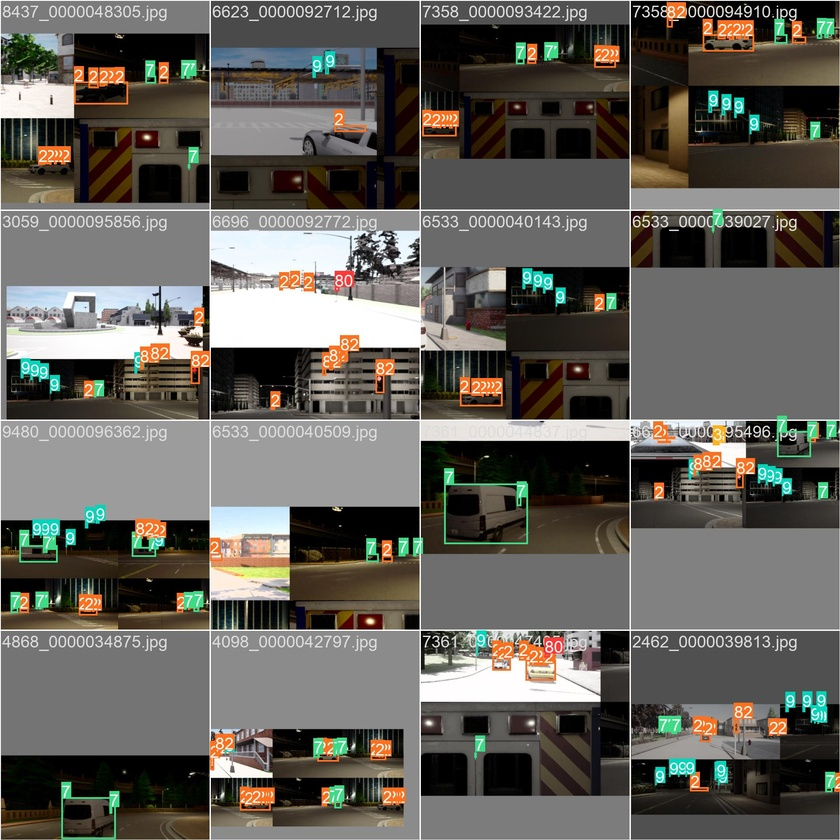
#> input picture runs/detect/v2CarlaCV5/train_batch0.jpg, 840 x 840 px, shrunk from 1920 x 1920 before the run; its folder holds only this picture in this run
$ python -i yolov5_helper.py   (imports and definitions only)
#> lines starting #> are read from the running program, lines starting #| are printed output that depends on the picture; after the words box and inside, x2 and y2 are one past the last pixel; in counts of white or black regions, pixels touching at a corner belong together
#> further down, picture is the input picture: shape (840, 840, 3); mean B, G, R 90.2, 96.5, 99
#> in check_color, `hsv = cv2.cvtColor(img, cv2.COLOR_BGR2HSV)`: hsv: shape (840, 840, 3); mean H, S, V 28, 60.7, 103
#!/usr/bin/python3
import argparse
import os
import time

import cv2
import glob
import sys
from pathlib import Path
import numpy as np
import pandas as pd
import yaml


class YoloConfig:
    rectangle_pixels_min = 150
    color_pixels_min = 30


LABEL_DATAFRAME = pd.DataFrame(columns=['raw_value', 'color', 'coco_names_index'],
                               data=[
                                     [ 4, (220, 20, 60), 0],      #pedestrian
                                     [ 2,   (0,  0,   142),2],    # car
                                     [ 20,   (0,  0,   70),5],    # truck
                                     [ 21,   (0,  0,   230),3],   #  motorcycle
                                     [ 22,   (119,  11,   32),1], #  bicycle
                                     [ 23,   (0,  60,   100),4], #bus
                                     [ 24,   (0,  0,   90),8], #caravan
                                     [18, (250, 170, 30), 6],  #t light
                                     [12, (220, 220,  0), 7], #t sign
                               ])

TL_LIGHT_LABEL = {'DEFAULT': 6,
                  'RED': 10,
                  'GREEN': 9}

LABEL_COLORS = np.array([
    (220, 20, 60),   # Pedestrian
    (0, 0, 142),     # car
    (0, 0, 70),      # truck
    (0, 0, 230),     # Motorcycle
    (119, 11, 32),   # bicycle
    (0, 60, 100),    # bus
    (0, 0, 90),      # caravan
    (220, 220, 0),   # TrafficSign -> COCO INDEX
    (250, 170, 30),  # TrafficLight
])

COCO_NAMES = ['person', 'bicycle', 'car', 'motorcycle', 'bus',  'truck',
              'traffic light', 'traffic sign','caravan', 'traffic light green', 'traffic light red']


def decrease_brightness(img, value=30):
#> called with value = 80
    h, s, v = cv2.split(img)
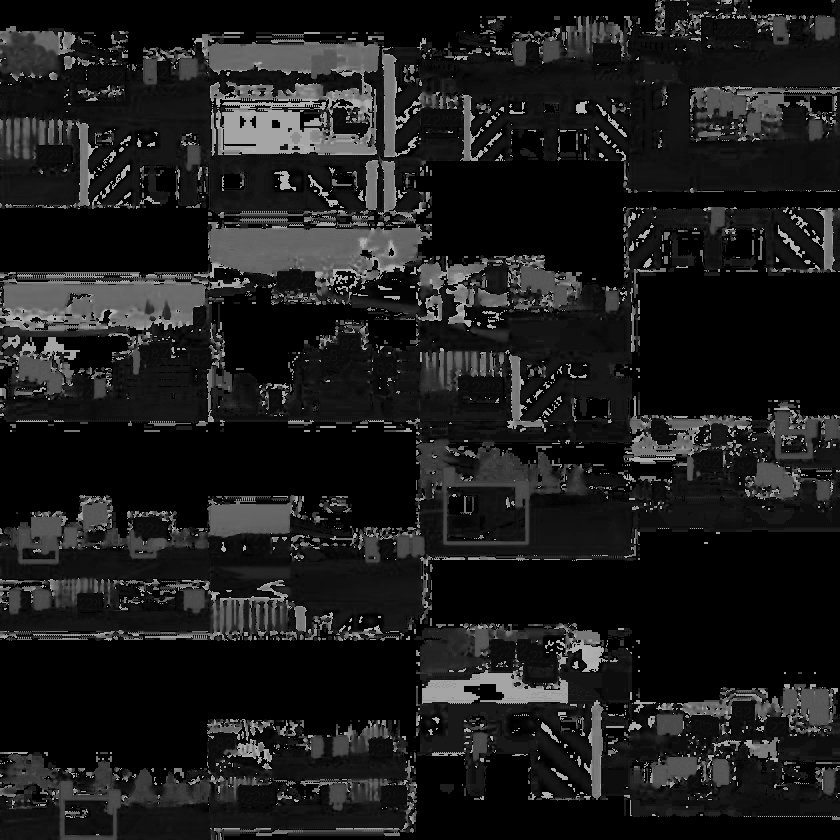
#> h: shape (840, 840); min 0, max 179, mean 28
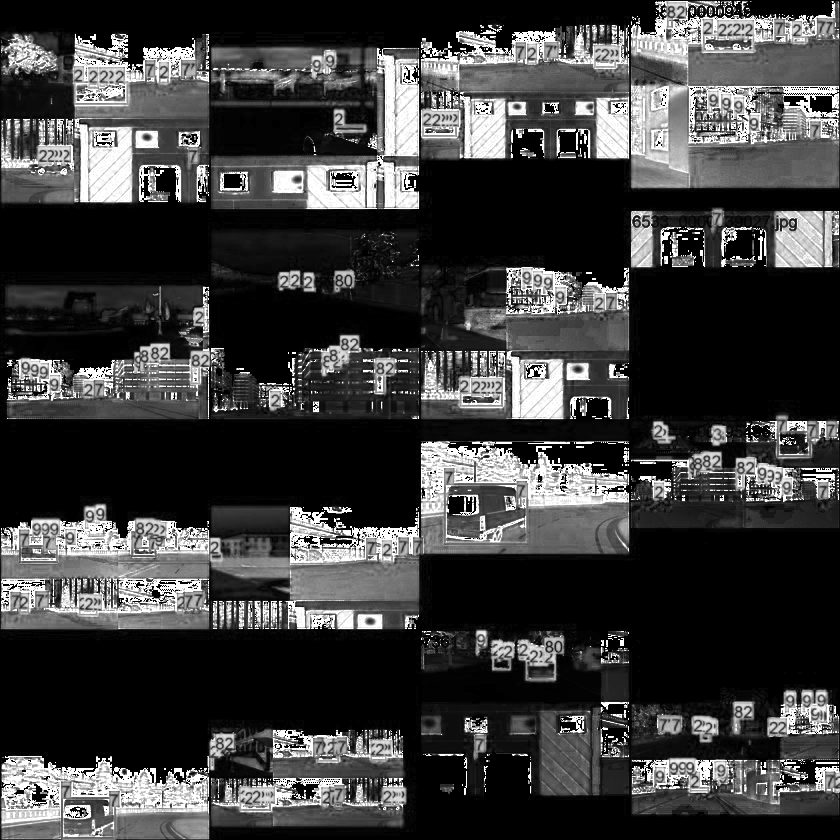
#> s: shape (840, 840); min 0, max 255, mean 60.7
    lim = 0 + value
    v[v < lim] = lim
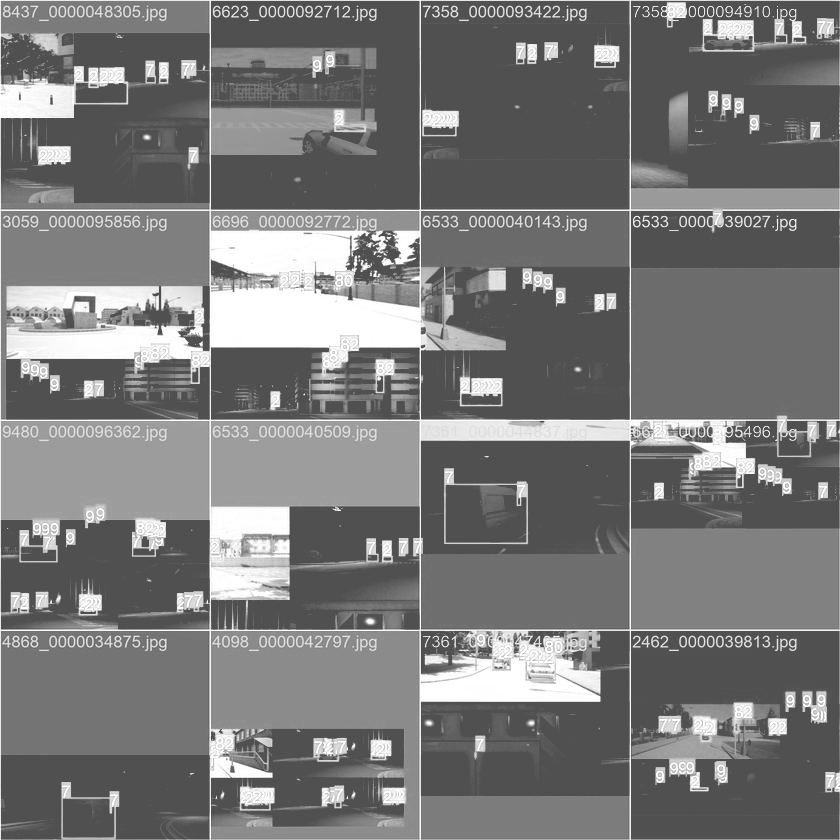
#> v: shape (840, 840); min 80, max 255, mean 120.9
    v[v >= lim] -= lim
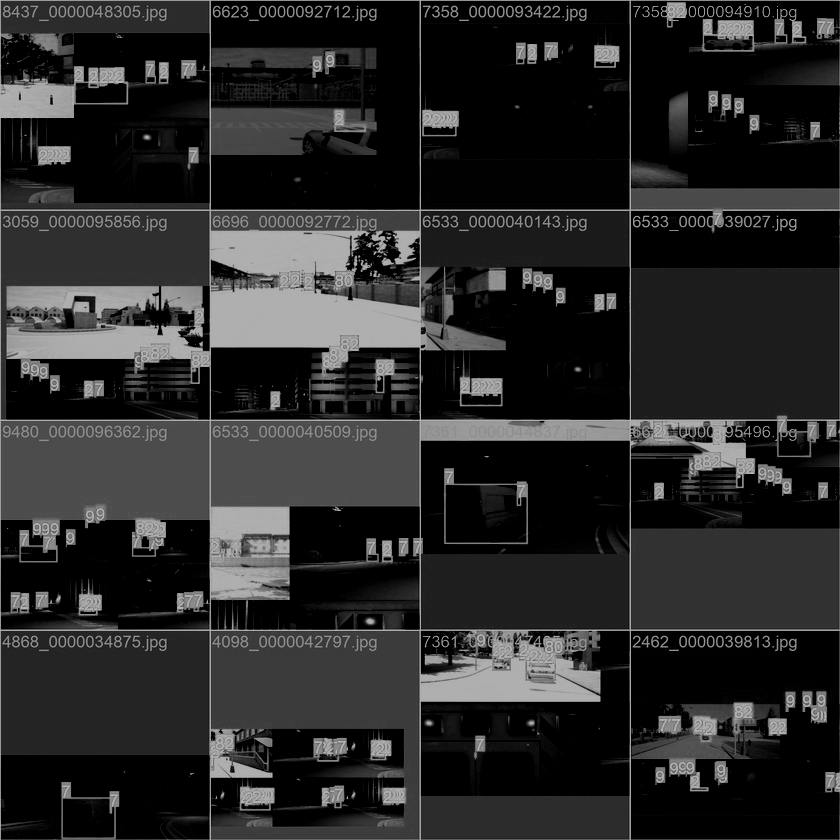
#> v: shape (840, 840); min 0, max 175, mean 40.9
    final_hsv = cv2.merge((h, s, v))
#> final_hsv: shape (840, 840, 3); mean H, S, V 28, 60.7, 40.9
    return final_hsv


def check_color(img):
    hsv = cv2.cvtColor(img, cv2.COLOR_BGR2HSV)
    hsv_img = decrease_brightness(hsv, 80)

    red_min = np.array([0, 5, 150])
    red_max = np.array([15, 255, 255])
    red_min_2 = np.array([175, 5, 150])
    red_max_2 = np.array([180, 255, 255])

    yellow_min = np.array([25, 5, 150])
    yellow_max = np.array([35, 180, 255])

    green_min = np.array([35, 5, 150])
    green_max = np.array([90, 255, 255])

    red_thresh = cv2.inRange(hsv_img, red_min, red_max) + cv2.inRange(hsv_img, red_min_2, red_max_2)
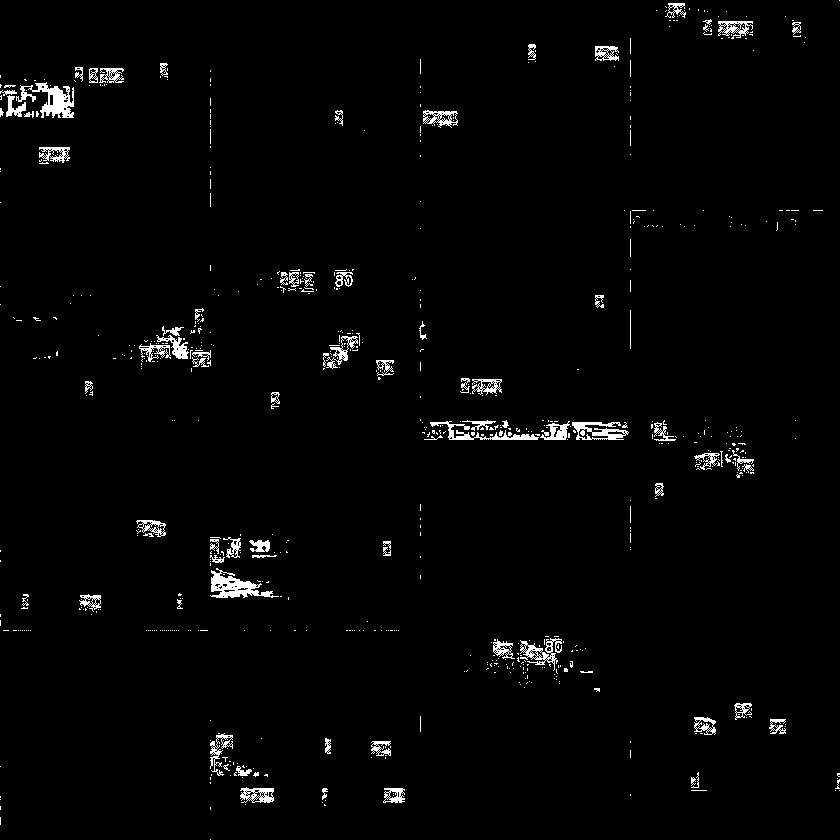
#> red_thresh: shape (840, 840); 2% white in thin lines or dots
    yellow_thresh = cv2.inRange(hsv_img, yellow_min, yellow_max)
#> yellow_thresh: shape (840, 840); 0.29% white in thin lines or dots
    green_thresh = cv2.inRange(hsv_img, green_min, green_max)
#> green_thresh: shape (840, 840); 0.73% white in thin lines or dots

    red_blur = cv2.medianBlur(red_thresh, 5)
#> red_blur: shape (840, 840); 1.4% white; 177 white regions (113 under 20 px), largest, box (x1, y1, x2, y2) and area: (211, 571, 272, 598) 879, (36, 83, 74, 118) 744, (572, 422, 627, 440) 546
    yellow_blur = cv2.medianBlur(yellow_thresh, 5)
#> yellow_blur: shape (840, 840); 0.1% white; 14 white regions (9 under 20 px), largest, box (x1, y1, x2, y2) and area: (227, 567, 280, 579) 417, (425, 656, 440, 663) 84, (353, 299, 372, 304) 56, (8, 347, 14, 354) 33, (467, 658, 476, 663) 31
    green_blur = cv2.medianBlur(green_thresh, 5)
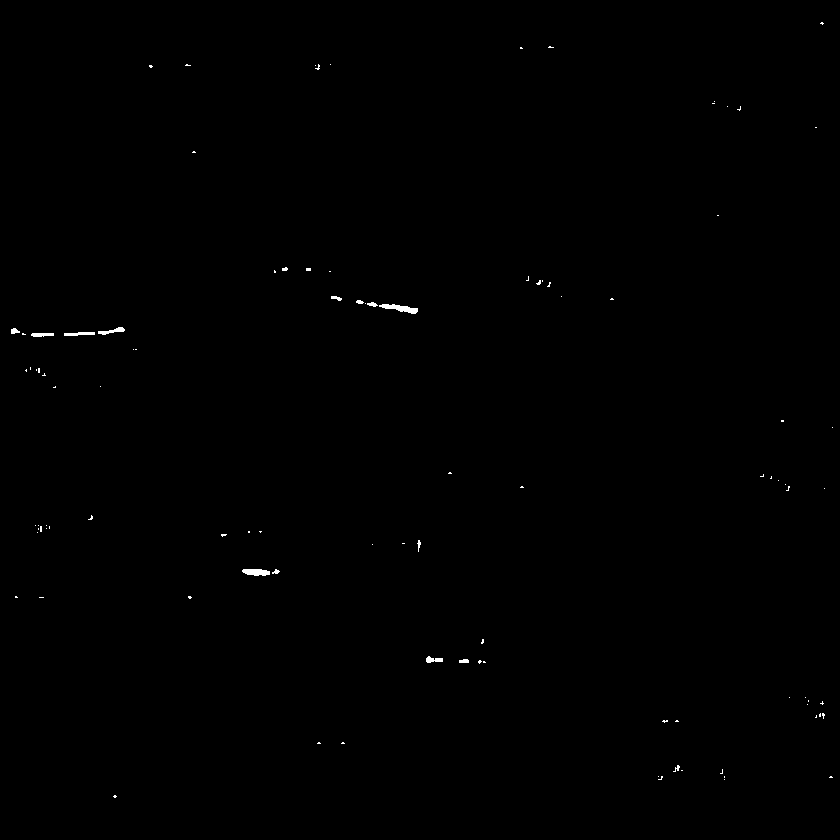
#> green_blur: shape (840, 840); 0.19% white; 100 white regions (86 under 20 px), largest, box (x1, y1, x2, y2) and area: (379, 304, 418, 314) 194, (242, 569, 270, 576) 156, (98, 327, 125, 335) 97

    red = cv2.countNonZero(red_blur)
#> red = 10111
    yellow = cv2.countNonZero(yellow_blur)
#> yellow = 722
    green = cv2.countNonZero(green_blur)
#> green = 1368

    light_color = max(red, green, yellow)
#> light_color = 10111
    if light_color > YoloConfig.color_pixels_min:
        if light_color == red:
            return TL_LIGHT_LABEL["RED"]
        elif light_color == green:
            return TL_LIGHT_LABEL["GREEN"]
        else:
            return TL_LIGHT_LABEL["DEFAULT"]
    else:
        return TL_LIGHT_LABEL["DEFAULT"]


def write_yaml(output_path):
    os.makedirs(output_path, exist_ok=True)
    dict_file = {
        'path': '',
        'train': 'train',
        'val': 'val',
        'test': '',
        'nc': len(COCO_NAMES),
        'names': COCO_NAMES
    }
    with open(f"{output_path}/yolov5_carla.yaml", 'w') as file:
        yaml.dump(dict_file, file)


def write_image(output_path: str, frame_id: str, image_rgb: np.array):
    image_dir = f"{output_path}/yolo_dataset/images/train"
    os.makedirs(image_dir, exist_ok=True)
    cv2.imwrite(f"{image_dir}/{frame_id}.jpg", image_rgb)


def write_label(output_path: str, frame_id: str, labels: list):
     label_dir = f"{output_path}/yolo_dataset/images/train"
     os.makedirs(label_dir, exist_ok=True)
     with open(f"{label_dir}/{frame_id}.txt", "w") as f:
        for label in labels:
            f.write(label)
            f.write('\n')


def get_filename_from_fullpath(fullpath: str) -> str:
    filename = os.path.splitext(os.path.basename(fullpath))[0]
    return filename


def check_id(rgb_img_path, seg_img_path):
    img_name = get_filename_from_fullpath(rgb_img_path)
    seg_name = get_filename_from_fullpath(seg_img_path)
    if img_name != seg_name:
        print("Img name error: {} {}".format(img_name, seg_name))
        return False
    else:
        return True

>>> import cv2
>>> picture = cv2.imread('../../../../../runs/detect/v2CarlaCV5/train_batch0.jpg')
>>> result = check_color(picture)
#> result = 10
